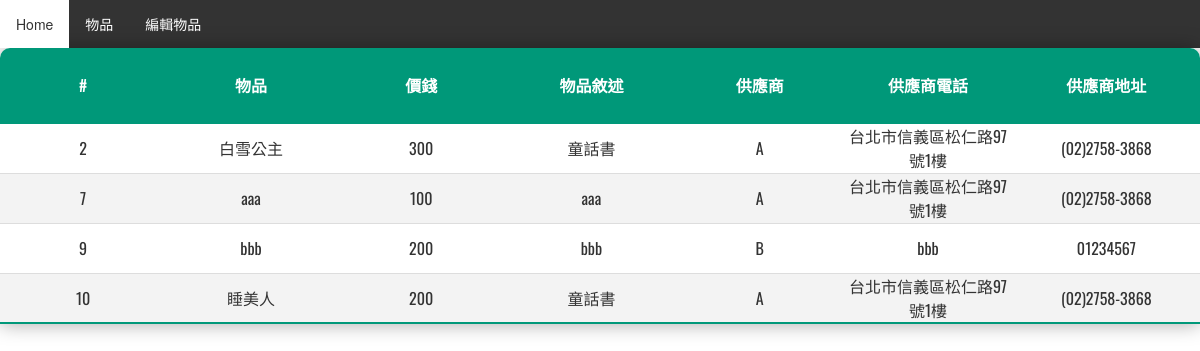
/item.php, run on the app's committed database.
### tables this page shows
CREATE TABLE `item` (
  `ItemID` bigint(15) NOT NULL,
  `StoreCode` varchar(255) NOT NULL,
  `Name` varchar(255) NOT NULL,
  `Price` varchar(255) NOT NULL,
  `Description` varchar(255) NOT NULL,
  `Suppliername` varchar(255) NOT NULL
);

CREATE TABLE `itemsupplier` (
  `Name` varchar(255) NOT NULL,
  `Address` varchar(255) NOT NULL,
  `Phone` varchar(255) NOT NULL
);

### item.php (the view, shortened to what this page needs)
<?php
    include 'final_connect.php';
?>
<html lang="zh-Hant-TW">
<head>
    <link rel="stylesheet" href="https://cdn.staticfile.org/twitter-bootstrap/3.3.7/css/bootstrap.min.css">
    <link rel="stylesheet" href="./index.css">
    <link rel="stylesheet" href="./item.css">
</head>
<body>
<nav>
    <ul>
    <li><a  href="index.php">Home</a></li>
    <li><a href="item.php">物品</a></li>
    <li><a href="item_edit.php">編輯物品</a></li>
    </ul>
</nav>
<div class="container1">
<table>
    <thead>
        <tr>
            <th>#</th>
            <th>物品</th>
            <th>價錢</th>
            <th>物品敘述</th>
            <th>供應商</th>
            <th>供應商電話</th>
            <th>供應商地址</th>
        </tr>
    </thead>
    <tbody>
    <?php
        $query = ("SELECT item.ItemID,item.Name,item.Price,item.Description,item.Suppliername, itemsupplier.Address,itemsupplier.Phone FROM item left join itemsupplier on item.Suppliername = itemsupplier.Name");
        $stmt =  $db->prepare($query);
        $stmt->execute();
        $result = $stmt->fetchAll();
        for($i=0; $i<count($result); $i++){
            echo "<tr>";
            echo "<td>".$result[$i]['ItemID'].'</td>';
            echo '<td>'.$result[$i]['Name'].'</td>';
            echo '<td>'.$result[$i]['Price'].'</td>';
            echo '<td>'.$result[$i]['Description'].'</td>';
            echo '<td>'.$result[$i]['Suppliername'].'</td>';
            echo '<td>'.$result[$i]['Address'].'</td>';
            echo '<td>'.$result[$i]['Phone'].'</td>';
            echo '</tr>';
        }
    ?>
    </tbody>
</table>
</div>
</body>
</html>

### index.css (style rules this page uses)
ul { list-style-type: none; margin: 0; padding: 0; overflow: hidden; background-color: #333; }
li { float: left; }
li a { display: block; color: white; text-align: center; padding: 14px 16px; text-decoration: none; }
th { width:25vw; height:200px; }
td { width:25vw; height:200px; }

### item.css (style rules this page uses)
.container1 { overflow:hidden; border-radius:10px 10px 0px 0px; box-shadow: 0 0 20px rgba(0, 0, 0, 0.35); }
table { font-family: 'Oswald', sans-serif; border-collapse:collapse; }
th { background-color:#009879; color:#ffffff; width:25vw; height:75px; text-align: center; }
td { background-color:#ffffff; width:25vw; height:50px; text-align:center; }
tr { border-bottom: 1px solid #dddddd; }
tr:last-of-type { border-bottom: 2px solid #009879; }
tr:nth-of-type(even) td { background-color:#f3f3f3; }

### data on the page
item: ItemID "2", Name "白雪公主", Price "300", Description "童話書", Suppliername "A", Suppliername.Address "台北市信義區松仁路97號1樓", Suppliername.Phone "(02)2758-3868"
item: ItemID "7", Name "aaa", Price "100", Description "aaa", Suppliername "A", Suppliername.Address "台北市信義區松仁路97號1樓", Suppliername.Phone "(02)2758-3868"
item: ItemID "9", Name "bbb", Price "200", Description "bbb", Suppliername "B", Suppliername.Address "bbb", Suppliername.Phone "01234567"
item: ItemID "10", Name "睡美人", Price "200", Description "童話書", Suppliername "A", Suppliername.Address "台北市信義區松仁路97號1樓", Suppliername.Phone "(02)2758-3868"
